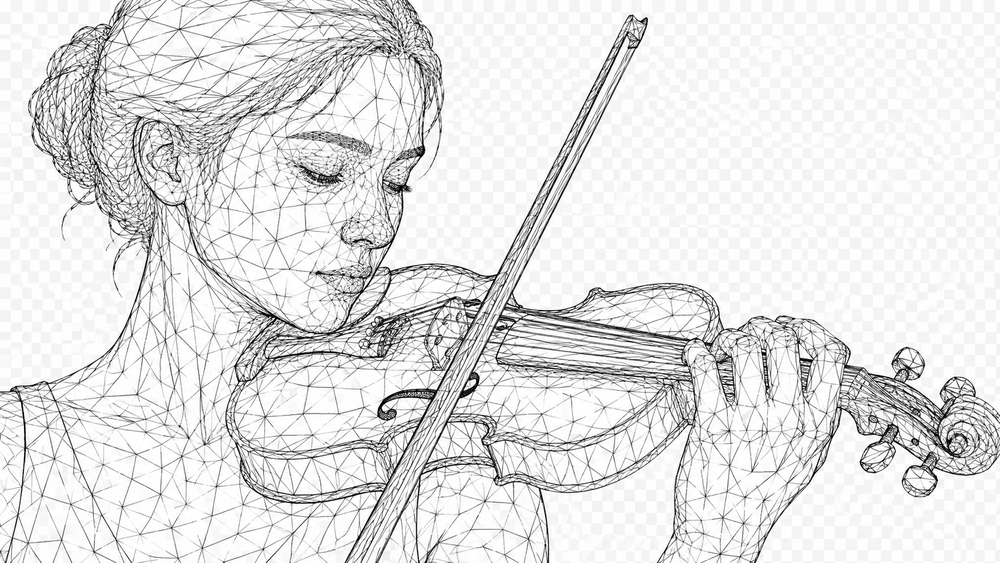
#> input picture data-collection-page/wire-frame-violinist.png, 1000 x 563 px, shrunk from 1672 x 941 before the run
$ python image-processing.py wire-frame-violinist.png out.png 100
#> lines starting #> are read from the running program, lines starting #| are printed output that depends on the picture
from PIL import Image
import numpy as np
import sys
import os

def binarize(input_path: str, output_path: str, threshold: int = 128) -> None:
#> called with input_path = 'wire-frame-violinist.png', output_path = 'out.png', threshold = 100
    img = Image.open(input_path).convert("RGBA")
    data = np.array(img, dtype=np.uint8)

    r, g, b, a = data[..., 0], data[..., 1], data[..., 2], data[..., 3]
#> a: shape (563, 1000); every value is 255
    luminance = 0.299 * r + 0.587 * g + 0.114 * b

    # Pixel is "black" when it's opaque AND dark
    is_black = (a > 0) & (luminance < threshold)
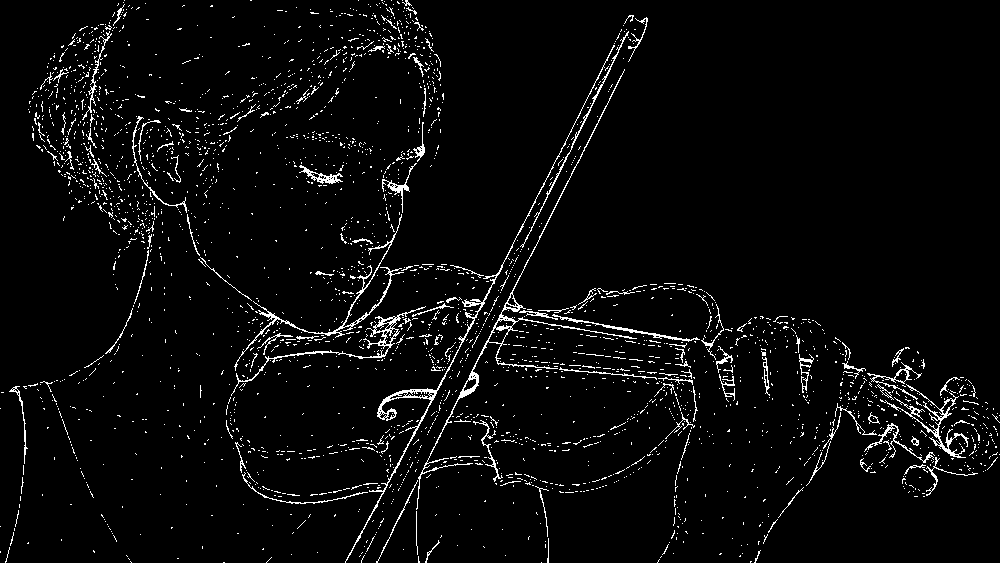
#> is_black: shape (563, 1000) bool; 3.9% white in thin lines or dots

    out = np.zeros_like(data)
    out[is_black] = [0, 0, 0, 255]   # black → black, fully opaque
    # everything else stays [0, 0, 0, 0] (transparent)

    Image.fromarray(out, "RGBA").save(output_path)
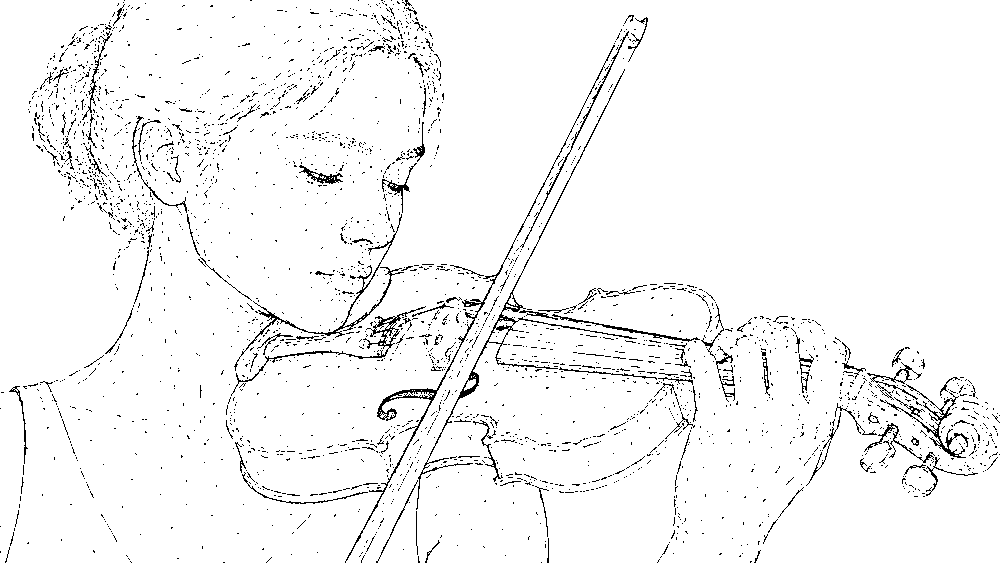
#> saved as out.png: PIL image 1000x563 RGBA; mean R, G, B, A 0, 0, 0, 9.8; transparent parts drawn white
    print(f"Saved → {output_path}")

    # White-background version: transparent pixels → white
    white_bg = out.copy()
    white_bg[~is_black] = [255, 255, 255, 255]
    base, ext = os.path.splitext(output_path)
    white_path = f"{base}_white{ext}"
    Image.fromarray(white_bg, "RGBA").save(white_path)
    print(f"Saved → {white_path}")


if __name__ == "__main__":
    if len(sys.argv) < 2:
        print("Usage: python image-processing.py <input.png> [output.png] [threshold=128]")
        sys.exit(1)

    input_path = sys.argv[1]
    base, ext = os.path.splitext(input_path)
    output_path = sys.argv[2] if len(sys.argv) >= 3 else f"{base}_binarized{ext}"
    threshold = int(sys.argv[3]) if len(sys.argv) >= 4 else 200

    binarize(input_path, output_path, threshold)
